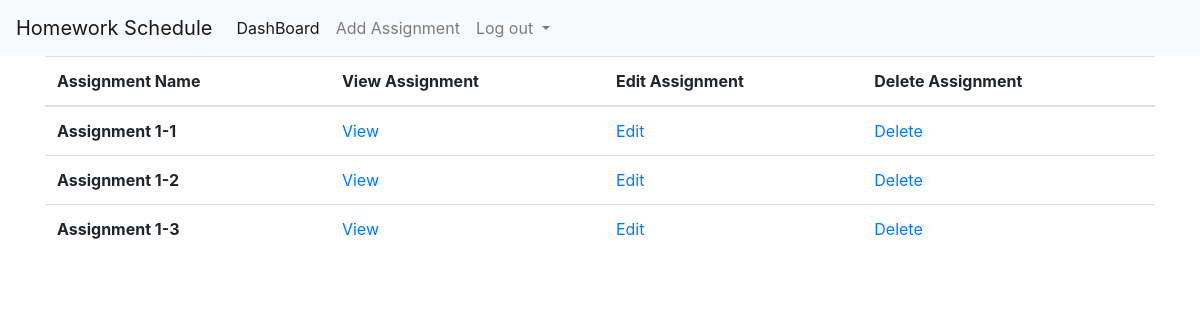
/assignments/1/, run on the app's committed database.
### homeworkScheduleWeb/models.py (models this page shows)
class Assignment(models.Model):
    name = models.TextField(default='', null=False)
    content = models.TextField(default='', null=False)
    class_id = models.ForeignKey('ClassName', on_delete=models.CASCADE, null=False)

### homeworkScheduleWeb/views.py (the view)
# urls.py: url('^assignments/(?P<class_id>\d+)/$', assignments_view),
def assignments_view(request, class_id):
    assignments = list(Assignment.objects.filter(class_id=class_id))
    data = {'assignments': assignments}
    return render(request, 'assignments.html', data)

### templates/assignments.html (shortened to what this page needs)
<!doctype html>
<html lang="en">
  <head>
    <link rel="stylesheet" href="https://stackpath.bootstrapcdn.com/bootstrap/4.1.3/css/bootstrap.min.css">
  </head>
  <body>
    {% include "nav.html" %}
    <div class="container">
        <table class="table">
          <thead>
            <tr>
              <th scope="col">Assignment Name</th>
              <th scope="col">View Assignment </th>
              <th scope="col">Edit Assignment </th>
              <th scope="col">Delete Assignment </th>
            </tr>
          </thead>
          <tbody>
            {% for assignment in assignments %}
            <tr>
              <th scope="row"> {{ assignment.name}}</th>
                <td><a href="/assignment_preview/{{assignment.id}}"> View</a></td>
                <td><a href="#"> Edit</a></td>
                <td><a href="#"> Delete</a></td>
            </tr>
            {% endfor %}
          </tbody>
        </table>
    </div>
  </body>
</html>

### data on the page
Assignment: name "Assignment 1-1"
Assignment: name "Assignment 1-2"
Assignment: name "Assignment 1-3"
